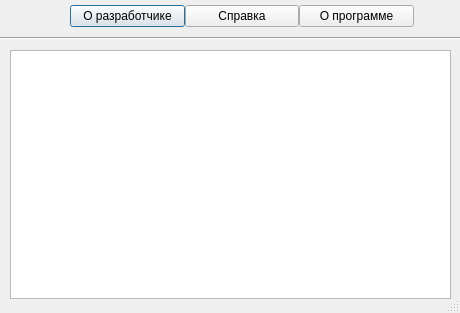
<?xml version="1.0" encoding="UTF-8"?>
<ui version="4.0">
 <class>Dialog</class>
 <widget class="QDialog" name="Dialog">
  <property name="windowModality">
   <enum>Qt::WindowModal</enum>
  </property>
  <property name="geometry">
   <rect>
    <x>0</x>
    <y>0</y>
    <width>460</width>
    <height>313</height>
   </rect>
  </property>
  <property name="windowTitle">
   <string>Dialog</string>
  </property>
  <property name="sizeGripEnabled">
   <bool>true</bool>
  </property>
  <widget class="QWidget" name="verticalLayoutWidget">
   <property name="geometry">
    <rect>
     <x>10</x>
     <y>50</y>
     <width>441</width>
     <height>251</height>
    </rect>
   </property>
   <layout class="QVBoxLayout" name="verticalLayout"/>
  </widget>
  <widget class="QTextBrowser" name="textBrowser">
   <property name="geometry">
    <rect>
     <x>10</x>
     <y>50</y>
     <width>441</width>
     <height>249</height>
    </rect>
   </property>
   <property name="sizePolicy">
    <sizepolicy hsizetype="Expanding" vsizetype="Expanding">
     <horstretch>0</horstretch>
     <verstretch>0</verstretch>
    </sizepolicy>
   </property>
   <property name="minimumSize">
    <size>
     <width>0</width>
     <height>0</height>
    </size>
   </property>
   <property name="frameShadow">
    <enum>QFrame::Plain</enum>
   </property>
  </widget>
  <widget class="Line" name="line">
   <property name="geometry">
    <rect>
     <x>0</x>
     <y>30</y>
     <width>461</width>
     <height>16</height>
    </rect>
   </property>
   <property name="orientation">
    <enum>Qt::Horizontal</enum>
   </property>
  </widget>
  <widget class="QWidget" name="layoutWidget">
   <property name="geometry">
    <rect>
     <x>70</x>
     <y>0</y>
     <width>344</width>
     <height>33</height>
    </rect>
   </property>
   <layout class="QHBoxLayout" name="horizontalLayout">
    <property name="spacing">
     <number>0</number>
    </property>
    <property name="sizeConstraint">
     <enum>QLayout::SetMinimumSize</enum>
    </property>
    <item>
     <widget class="QPushButton" name="aboutDev">
      <property name="styleSheet">
       <string notr="true"/>
      </property>
      <property name="text">
       <string>О разработчике</string>
      </property>
     </widget>
    </item>
    <item>
     <widget class="QPushButton" name="help">
      <property name="text">
       <string>Справка</string>
      </property>
      <property name="default">
       <bool>false</bool>
      </property>
     </widget>
    </item>
    <item>
     <widget class="QPushButton" name="aboutProgram">
      <property name="text">
       <string>О программе</string>
      </property>
      <property name="autoExclusive">
       <bool>false</bool>
      </property>
      <property name="flat">
       <bool>false</bool>
      </property>
     </widget>
    </item>
   </layout>
  </widget>
 </widget>
 <resources/>
 <connections/>
</ui>
